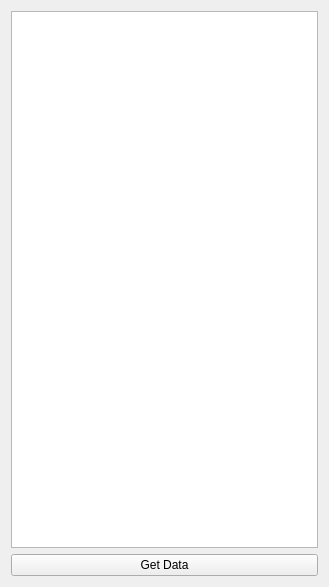
<?xml version="1.0" encoding="UTF-8"?>
<ui version="4.0">
 <class>Widget</class>
 <widget class="QWidget" name="Widget">
  <property name="geometry">
   <rect>
    <x>0</x>
    <y>0</y>
    <width>329</width>
    <height>587</height>
   </rect>
  </property>
  <property name="windowTitle">
   <string>Widget</string>
  </property>
  <layout class="QVBoxLayout" name="verticalLayout">
   <item>
    <widget class="QListView" name="listView"/>
   </item>
   <item>
    <widget class="QPushButton" name="pushButton">
     <property name="text">
      <string>Get Data</string>
     </property>
    </widget>
   </item>
  </layout>
 </widget>
 <resources/>
 <connections/>
</ui>
